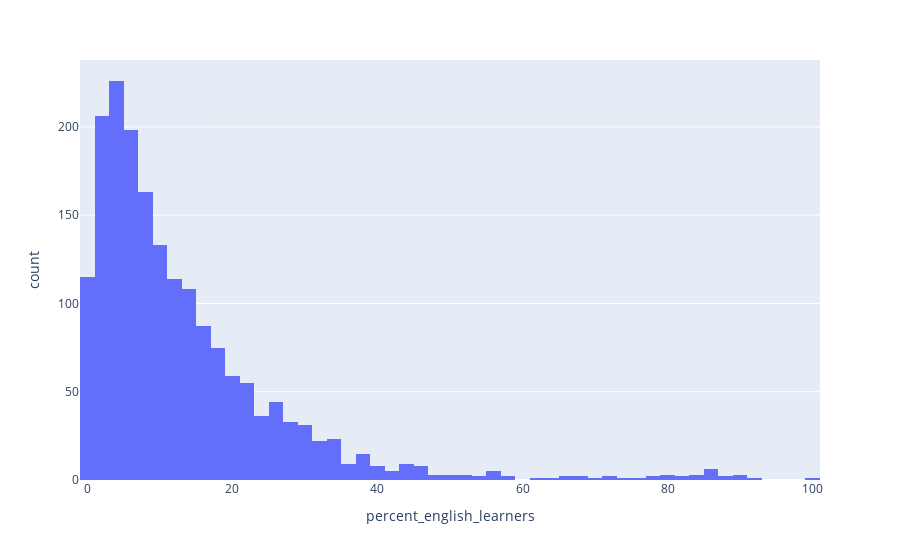

Notebook code cell kept with this figure:
### Markdown cell above
#### Task 2C. Create a histogram to view the distribution of the percentage of students who are learning English as a second language in NYC’s public high schools.
<span style='background :#FFF59E'>**Hint:** Now you'll need to use the `percent_english_learners` column of your DataFrame. </span>

### Code cell
# Plot the data showing the % of students who are learning English as a second language in schools
px.histogram(schools, x = 'percent_english_learners')

### Figure 1 — Plotly figure (JSON) as saved in the notebook; plotly's stock layout.template omitted (floating-point values rounded to 4 significant figures; data arrays with more than 128 entries replaced by an {"elided": "..."} marker saying what was removed)
{"data": [{"alignmentgroup": "True", "bingroup": "x", "hovertemplate": "percent_english_learners=%{x}<br>count=%{y}<extra></extra>", "legendgroup": "", "marker": {"color": "#636efa", "pattern": {"shape": ""}}, "name": "", "offsetgroup": "", "orientation": "v", "showlegend": false, "type": "histogram", "x": {"elided": "1834 float values"}, "xaxis": "x", "yaxis": "y"}], "layout": {"autosize": true, "barmode": "relative", "legend": {"tracegroupgap": 0}, "margin": {"t": 60}, "xaxis": {"anchor": "y", "autorange": true, "domain": [0, 1], "range": [-1, 101], "title": {"text": "percent_english_learners"}, "type": "linear"}, "yaxis": {"anchor": "x", "autorange": true, "domain": [0, 1], "range": [0, 237.9], "title": {"text": "count"}}}}
